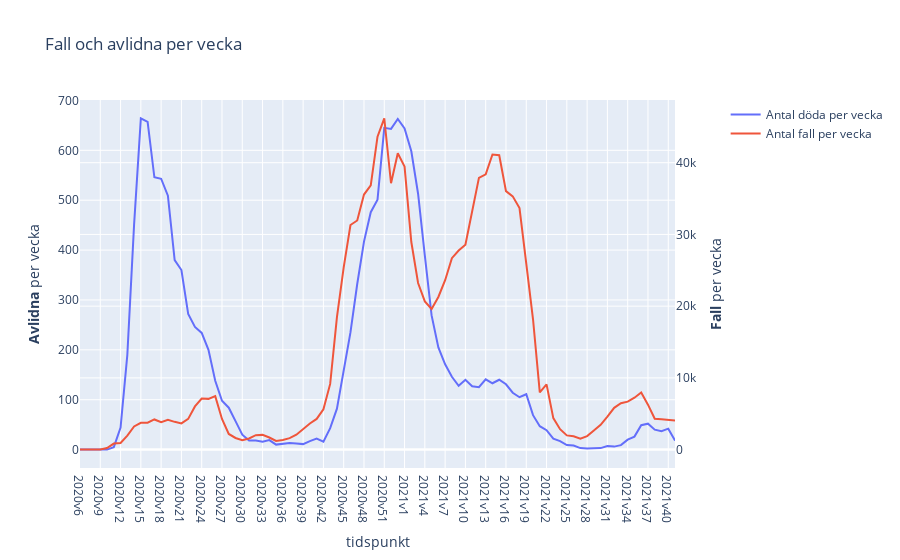

Write notebook code for a chart like this one.
### Code cell
import plotly.graph_objects as go
from plotly.subplots import make_subplots

fig = make_subplots(specs=[[{"secondary_y": True}]])
fig.add_trace(
    go.Scatter(x=veckodata_riket["Vecka"], y=veckodata_riket["Antal_avlidna_vecka"], name="Antal döda per vecka"),
    secondary_y=False,
)

fig.add_trace(
    go.Scatter(x=veckodata_riket["Vecka"], y=veckodata_riket["Antal_fall_vecka"], name="Antal fall per vecka"),
    secondary_y=True,
)

fig.update_layout(
    title_text="Fall och avlidna per vecka"
)

# Set x-axis title
fig.update_xaxes(title_text="tidspunkt")

fig.update_yaxes(title_text="<b>Avlidna</b> per vecka", secondary_y=False)
fig.update_yaxes(title_text="<b>Fall</b> per vecka", secondary_y=True)

fig.show()

### Figure 1 — Plotly figure (JSON) as saved in the notebook; plotly's stock layout.template omitted (floating-point values rounded to 4 significant figures)
{"data": [{"name": "Antal döda per vecka", "type": "scatter", "x": ["2020v6", "2020v7", "2020v8", "2020v9", "2020v10", "2020v11", "2020v12", "2020v13", "2020v14", "2020v15", "2020v16", "2020v17", "2020v18", "2020v19", "2020v20", "2020v21", "2020v22", "2020v23", "2020v24", "2020v25", "2020v26", "2020v27", "2020v28", "2020v29", "2020v30", "2020v31", "2020v32", "2020v33", "2020v34", "2020v35", "2020v36", "2020v37", "2020v38", "2020v39", "2020v40", "2020v41", "2020v42", "2020v43", "2020v44", "2020v45", "2020v46", "2020v47", "2020v48", "2020v49", "2020v50", "2020v51", "2020v52", "2020v53", "2021v1", "2021v2", "2021v3", "2021v4", "2021v5", "2021v6", "2021v7", "2021v8", "2021v9", "2021v10", "2021v11", "2021v12", "2021v13", "2021v14", "2021v15", "2021v16", "2021v17", "2021v18", "2021v19", "2021v20", "2021v21", "2021v22", "2021v23", "2021v24", "2021v25", "2021v26", "2021v27", "2021v28", "2021v29", "2021v30", "2021v31", "2021v32", "2021v33", "2021v34", "2021v35", "2021v36", "2021v37", "2021v38", "2021v39", "2021v40", "2021v41"], "xaxis": "x", "y": [0, 0, 0, 0, 0, 5, 44, 190, 451, 664, 657, 546, 543, 509, 380, 360, 272, 246, 234, 200, 138, 98, 84, 57, 30, 18, 18, 16, 19, 10, 12, 13, 12, 11, 17, 22, 16, 43, 82, 157, 235, 332, 417, 476, 501, 645, 643, 663, 644, 598, 513, 389, 269, 205, 171, 146, 128, 140, 127, 125, 141, 133, 140, 131, 114, 105, 111, 69, 47, 39, 22, 17, 9, 8, 3, 2, 3, 3, 7, 6, 9, 20, 26, 49, 52, 40, 37, 42, 18], "yaxis": "y"}, {"name": "Antal fall per vecka", "type": "scatter", "x": ["2020v6", "2020v7", "2020v8", "2020v9", "2020v10", "2020v11", "2020v12", "2020v13", "2020v14", "2020v15", "2020v16", "2020v17", "2020v18", "2020v19", "2020v20", "2020v21", "2020v22", "2020v23", "2020v24", "2020v25", "2020v26", "2020v27", "2020v28", "2020v29", "2020v30", "2020v31", "2020v32", "2020v33", "2020v34", "2020v35", "2020v36", "2020v37", "2020v38", "2020v39", "2020v40", "2020v41", "2020v42", "2020v43", "2020v44", "2020v45", "2020v46", "2020v47", "2020v48", "2020v49", "2020v50", "2020v51", "2020v52", "2020v53", "2021v1", "2021v2", "2021v3", "2021v4", "2021v5", "2021v6", "2021v7", "2021v8", "2021v9", "2021v10", "2021v11", "2021v12", "2021v13", "2021v14", "2021v15", "2021v16", "2021v17", "2021v18", "2021v19", "2021v20", "2021v21", "2021v22", "2021v23", "2021v24", "2021v25", "2021v26", "2021v27", "2021v28", "2021v29", "2021v30", "2021v31", "2021v32", "2021v33", "2021v34", "2021v35", "2021v36", "2021v37", "2021v38", "2021v39", "2021v40", "2021v41"], "xaxis": "x", "y": [1, 0, 0, 13, 211, 838, 924, 1957, 3229, 3740, 3752, 4203, 3832, 4153, 3869, 3659, 4280, 6021, 7123, 7073, 7455, 4279, 2179, 1622, 1316, 1556, 2014, 2052, 1687, 1200, 1332, 1592, 2080, 2919, 3642, 4278, 5620, 9155, 18474, 25405, 31319, 31944, 35560, 36837, 43631, 46177, 37134, 41323, 39455, 28942, 23230, 20660, 19605, 21283, 23615, 26690, 27748, 28555, 33033, 37881, 38386, 41147, 41038, 36032, 35306, 33680, 25916, 18169, 7974, 9094, 4394, 2848, 1982, 1869, 1514, 1881, 2662, 3459, 4608, 5820, 6466, 6688, 7236, 7972, 6266, 4298, 4241, 4141, 4062], "yaxis": "y2"}], "layout": {"title": {"text": "Fall och avlidna per vecka"}, "xaxis": {"anchor": "y", "domain": [0, 0.94], "title": {"text": "tidspunkt"}}, "yaxis": {"anchor": "x", "domain": [0, 1], "title": {"text": "<b>Avlidna</b> per vecka"}}, "yaxis2": {"anchor": "x", "overlaying": "y", "side": "right", "title": {"text": "<b>Fall</b> per vecka"}}}}
